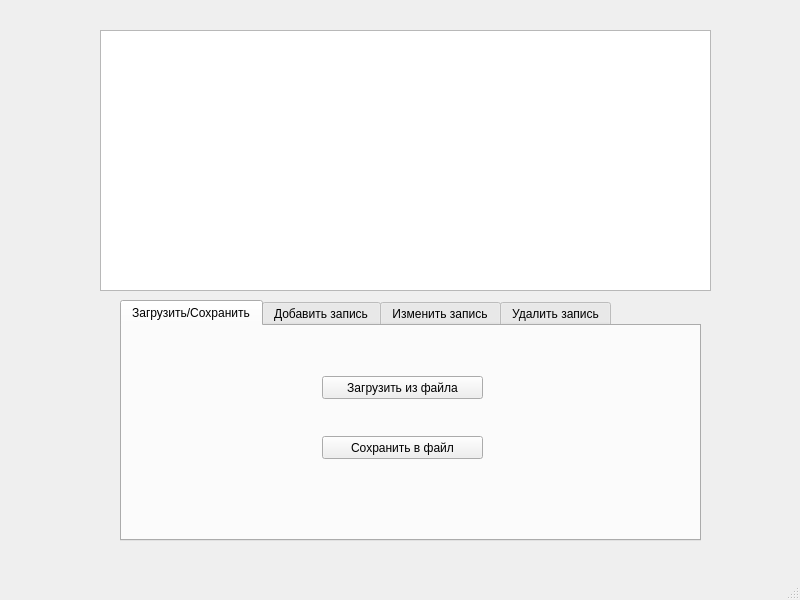
<?xml version="1.0" encoding="UTF-8"?>
<ui version="4.0">
 <class>MainWindow</class>
 <widget class="QMainWindow" name="MainWindow">
  <property name="geometry">
   <rect>
    <x>0</x>
    <y>0</y>
    <width>800</width>
    <height>600</height>
   </rect>
  </property>
  <property name="windowTitle">
   <string>MainWindow</string>
  </property>
  <widget class="QWidget" name="centralwidget">
   <widget class="QTableView" name="tableView">
    <property name="geometry">
     <rect>
      <x>100</x>
      <y>30</y>
      <width>611</width>
      <height>261</height>
     </rect>
    </property>
    <property name="editTriggers">
     <set>QAbstractItemView::NoEditTriggers</set>
    </property>
   </widget>
   <widget class="QTabWidget" name="tabWidget">
    <property name="geometry">
     <rect>
      <x>120</x>
      <y>300</y>
      <width>581</width>
      <height>241</height>
     </rect>
    </property>
    <property name="currentIndex">
     <number>0</number>
    </property>
    <widget class="QWidget" name="tab">
     <attribute name="title">
      <string>Загрузить/Сохранить</string>
     </attribute>
     <widget class="QPushButton" name="pushButton">
      <property name="geometry">
       <rect>
        <x>200</x>
        <y>50</y>
        <width>161</width>
        <height>23</height>
       </rect>
      </property>
      <property name="text">
       <string>Загрузить из файла</string>
      </property>
     </widget>
     <widget class="QPushButton" name="pushButton_2">
      <property name="geometry">
       <rect>
        <x>200</x>
        <y>110</y>
        <width>161</width>
        <height>23</height>
       </rect>
      </property>
      <property name="text">
       <string>Сохранить в файл</string>
      </property>
     </widget>
    </widget>
    <widget class="QWidget" name="tab_2">
     <attribute name="title">
      <string>Добавить запись</string>
     </attribute>
     <widget class="QLineEdit" name="lineEdit">
      <property name="geometry">
       <rect>
        <x>220</x>
        <y>20</y>
        <width>171</width>
        <height>20</height>
       </rect>
      </property>
     </widget>
     <widget class="QLineEdit" name="lineEdit_2">
      <property name="geometry">
       <rect>
        <x>220</x>
        <y>70</y>
        <width>171</width>
        <height>20</height>
       </rect>
      </property>
     </widget>
     <widget class="QLineEdit" name="lineEdit_3">
      <property name="geometry">
       <rect>
        <x>220</x>
        <y>120</y>
        <width>171</width>
        <height>20</height>
       </rect>
      </property>
     </widget>
     <widget class="QDateEdit" name="dateEdit">
      <property name="geometry">
       <rect>
        <x>260</x>
        <y>160</y>
        <width>110</width>
        <height>22</height>
       </rect>
      </property>
      <property name="calendarPopup">
       <bool>true</bool>
      </property>
     </widget>
     <widget class="QLineEdit" name="lineEdit_4">
      <property name="geometry">
       <rect>
        <x>40</x>
        <y>20</y>
        <width>131</width>
        <height>20</height>
       </rect>
      </property>
      <property name="text">
       <string>Фамилия</string>
      </property>
      <property name="readOnly">
       <bool>true</bool>
      </property>
     </widget>
     <widget class="QLineEdit" name="lineEdit_5">
      <property name="geometry">
       <rect>
        <x>40</x>
        <y>70</y>
        <width>131</width>
        <height>20</height>
       </rect>
      </property>
      <property name="text">
       <string>Имя</string>
      </property>
      <property name="readOnly">
       <bool>true</bool>
      </property>
     </widget>
     <widget class="QLineEdit" name="lineEdit_6">
      <property name="geometry">
       <rect>
        <x>40</x>
        <y>120</y>
        <width>131</width>
        <height>20</height>
       </rect>
      </property>
      <property name="text">
       <string>Отчество/Среднее имя</string>
      </property>
      <property name="readOnly">
       <bool>true</bool>
      </property>
     </widget>
     <widget class="QLineEdit" name="lineEdit_7">
      <property name="geometry">
       <rect>
        <x>40</x>
        <y>160</y>
        <width>131</width>
        <height>20</height>
       </rect>
      </property>
      <property name="text">
       <string>Дата рождения</string>
      </property>
      <property name="readOnly">
       <bool>true</bool>
      </property>
     </widget>
     <widget class="QPushButton" name="pushButton_4">
      <property name="geometry">
       <rect>
        <x>440</x>
        <y>70</y>
        <width>75</width>
        <height>23</height>
       </rect>
      </property>
      <property name="text">
       <string>Добавить</string>
      </property>
     </widget>
    </widget>
    <widget class="QWidget" name="tab_3">
     <attribute name="title">
      <string>Изменить запись</string>
     </attribute>
     <widget class="QLineEdit" name="lineEdit_8">
      <property name="geometry">
       <rect>
        <x>40</x>
        <y>160</y>
        <width>131</width>
        <height>20</height>
       </rect>
      </property>
      <property name="text">
       <string>Дата рождения</string>
      </property>
      <property name="readOnly">
       <bool>true</bool>
      </property>
     </widget>
     <widget class="QDateEdit" name="dateEdit_2">
      <property name="geometry">
       <rect>
        <x>260</x>
        <y>160</y>
        <width>110</width>
        <height>22</height>
       </rect>
      </property>
      <property name="calendarPopup">
       <bool>true</bool>
      </property>
     </widget>
     <widget class="QLineEdit" name="lineEdit_9">
      <property name="geometry">
       <rect>
        <x>40</x>
        <y>70</y>
        <width>131</width>
        <height>20</height>
       </rect>
      </property>
      <property name="text">
       <string>Имя</string>
      </property>
      <property name="readOnly">
       <bool>true</bool>
      </property>
     </widget>
     <widget class="QLineEdit" name="lineEdit_10">
      <property name="geometry">
       <rect>
        <x>220</x>
        <y>120</y>
        <width>171</width>
        <height>20</height>
       </rect>
      </property>
     </widget>
     <widget class="QLineEdit" name="lineEdit_11">
      <property name="geometry">
       <rect>
        <x>40</x>
        <y>20</y>
        <width>131</width>
        <height>20</height>
       </rect>
      </property>
      <property name="text">
       <string>Фамилия</string>
      </property>
      <property name="readOnly">
       <bool>true</bool>
      </property>
     </widget>
     <widget class="QLineEdit" name="lineEdit_12">
      <property name="geometry">
       <rect>
        <x>220</x>
        <y>20</y>
        <width>171</width>
        <height>20</height>
       </rect>
      </property>
     </widget>
     <widget class="QLineEdit" name="lineEdit_13">
      <property name="geometry">
       <rect>
        <x>220</x>
        <y>70</y>
        <width>171</width>
        <height>20</height>
       </rect>
      </property>
     </widget>
     <widget class="QLineEdit" name="lineEdit_14">
      <property name="geometry">
       <rect>
        <x>40</x>
        <y>120</y>
        <width>131</width>
        <height>20</height>
       </rect>
      </property>
      <property name="text">
       <string>Отчество/Среднее имя</string>
      </property>
      <property name="readOnly">
       <bool>true</bool>
      </property>
     </widget>
     <widget class="QPushButton" name="pushButton_5">
      <property name="geometry">
       <rect>
        <x>440</x>
        <y>70</y>
        <width>75</width>
        <height>23</height>
       </rect>
      </property>
      <property name="text">
       <string>Изменить</string>
      </property>
     </widget>
    </widget>
    <widget class="QWidget" name="tab_4">
     <attribute name="title">
      <string>Удалить запись</string>
     </attribute>
     <widget class="QPushButton" name="pushButton_3">
      <property name="geometry">
       <rect>
        <x>240</x>
        <y>40</y>
        <width>75</width>
        <height>23</height>
       </rect>
      </property>
      <property name="text">
       <string>Удалить</string>
      </property>
     </widget>
    </widget>
   </widget>
  </widget>
  <widget class="QMenuBar" name="menubar">
   <property name="geometry">
    <rect>
     <x>0</x>
     <y>0</y>
     <width>800</width>
     <height>21</height>
    </rect>
   </property>
  </widget>
  <widget class="QStatusBar" name="statusbar"/>
 </widget>
 <resources/>
 <connections/>
</ui>
